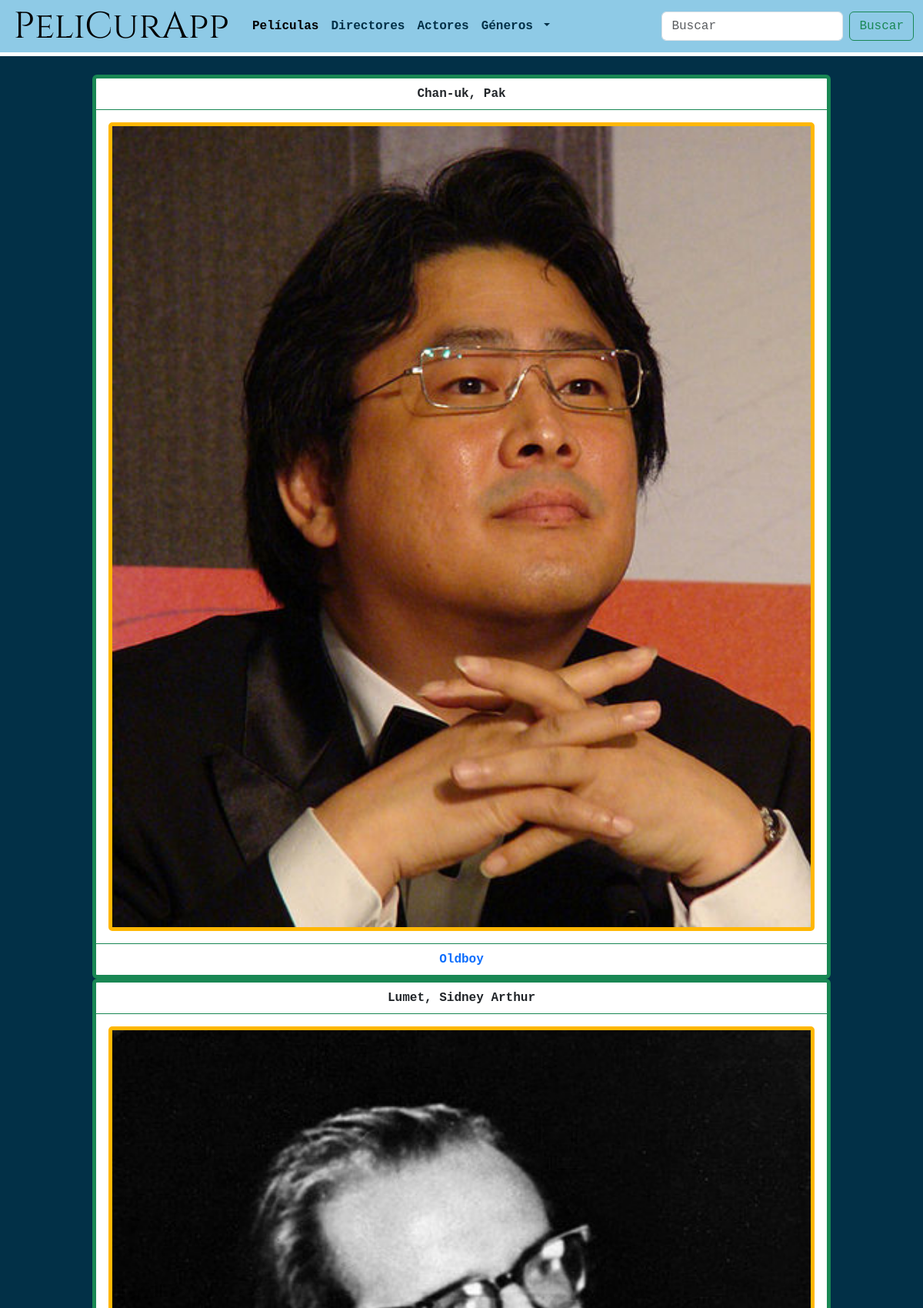
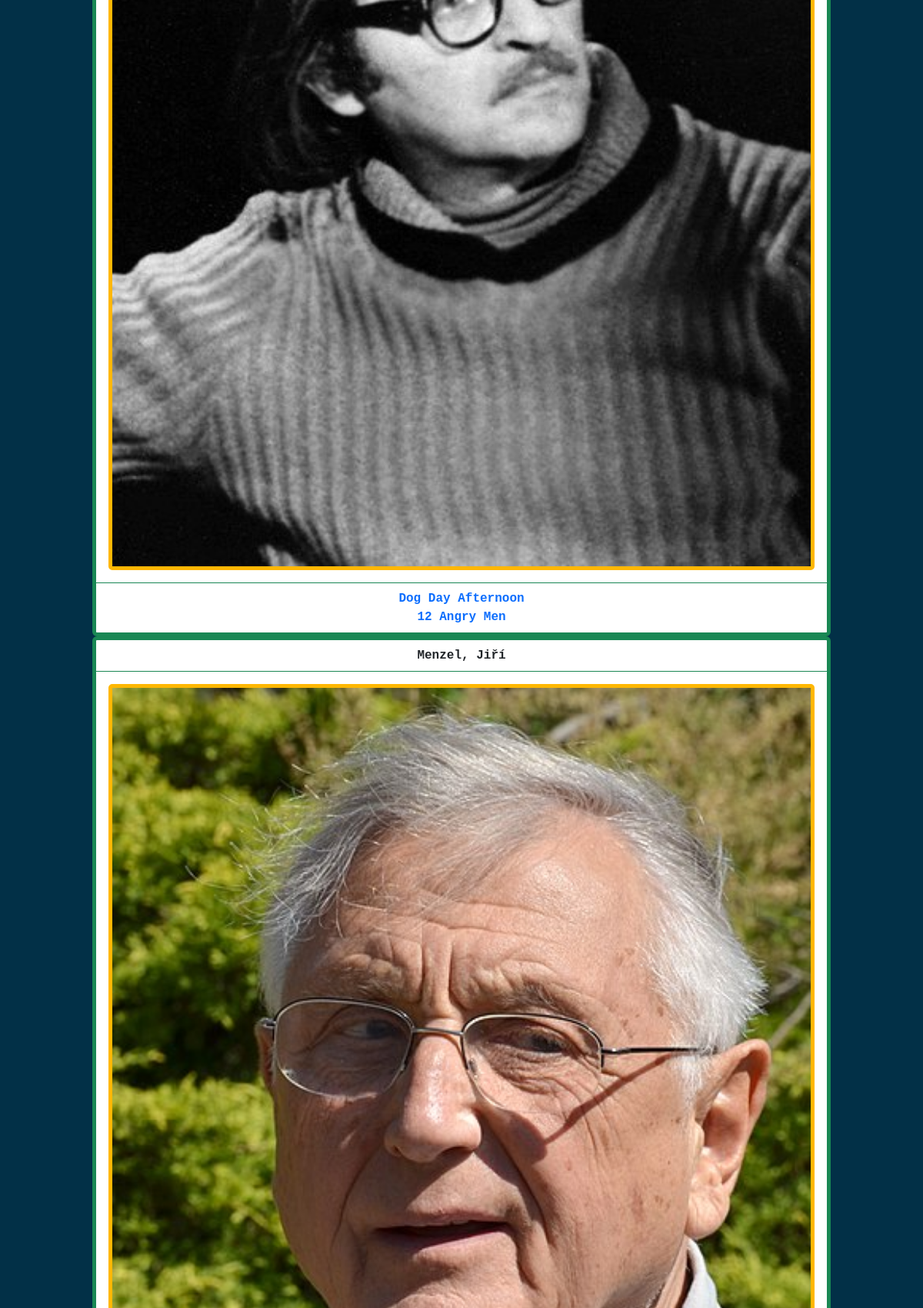
The app's page /pelicurapp/directores/ (upper part) with its own data (2 pictures, top to bottom).
### peliCura/models.py (models this page shows, shortened)
class Persona(models.Model):
    manager = PersonaManager()
    nombre = models.CharField("Nombre", max_length=70) # <input type="text"> en HTML
    apellido = models.CharField("Apellido", max_length=70)
    nombre_artistico = models.CharField("Nombre artístico", max_length=70, null=True, blank=True)
    nacionalidad = CountryField("Nacionalidad", max_length=70)
    foto = models.ImageField("Foto", upload_to='fotos_personas', null=True) # form widget es ClearableFileInput
    fecha_nacimiento = models.DateField("Fecha de nacimiento") # Solo el año
    biografia = models.TextField("Biografía", max_length=300)

class Pelicula(models.Model):
    manager = PeliculaManager()
    titulo = models.CharField("Titulo", max_length=100) # <input type="text"> en HTML
    sinopsis = models.TextField("Sinospis", max_length=500) # <textarea> en HTML
    anio_realizacion = models.DateField("Año estreno") # solo el año
    duracion = models.IntegerField(validators=[
        MinValueValidator(1),
        MaxValueValidator(1240) # 1240 minutos = 24 hs de duración
    ]) # timedelta(days, seconds, miliseconds) en Python
    genero = models.ManyToManyField(Genero) # Relación muchos a muchos con Género
    director = models.ManyToManyField(Persona, related_name="director") # Relación muchos a muchos con Persona
    actor = models.ManyToManyField(Persona, related_name="actor") # Relación muchos a muchos con Persona
    puntuacion = models.FloatField("Puntuacion", default=0) # <input type="number"> y Float
    poster = models.ImageField("Póster", upload_to='posters_peliculas', null=True)

### peliCura/views.py (the view)
# urls.py: path('pelicurapp/directores/', ListadoDirectores.as_view(), name="directores-listado"),
class ListadoDirectores(TemplateView):
   template_name = "listado_directores.html"
   def get_context_data(self, **kwargs: Any) -> Dict[str, Any]:
      context = super().get_context_data(**kwargs)
      personas = Persona.manager.filter(director__isnull=False).distinct().order_by('apellido')
      context['personas'] = personas
      paginador = Paginator(personas, 25)
      page_number = self.request.GET.get("page")
      page_obj = paginador.get_page(page_number)
      context['page_obj'] = page_obj
      context['generoNavBar'] = Genero.manager.all().order_by('nombre')
      return context

### peliCura/templates/listado_directores.html (shortened to what this page needs)
{% extends 'base_template.html' %}
{% load static %}
{% block contenido %}
{% for persona in page_obj %}
<div class="card border-success" style="max-width: 80vw;">
  <div class="card-header bg-transparent border-success">
    {{ persona.apellido }}, {{ persona.nombre }}
  </div>
  <div class="card-body text-success">
    <a href="{% url 'detalle-director-id' persona.id%}">
      <img src="{{ persona.foto.url }}" class="card-img" alt="Foto de la Persona">
    </a>
  </div>
  <div class="card-footer bg-transparent border-success">
    {% for pelicula in persona.director.all %}
      <a href="{% url 'detalle-pelicula-id' pelicula.id %}" >{{ pelicula.titulo }}</a><br>
    {% endfor %}
  </div>
</div>
{% empty %}<p>-- No existen películas para mostrar --</p>
{% endfor %}
{% endblock %}

### peliCura/static/peliCura/css/main.css (style rules this page uses)
:root { --skyBlue: #8ecae6; --blueGreen: #219ebc; --prussianBlue: #023047; --selectiveYellow: #ffb703; --UTOrange: #fb8500; }
body { background-color: var(--prussianBlue); color: var(--selectiveYellow); font-family: monospace; font-weight: bold; }
a:link, a:visited, a:hover, a:active { text-decoration: none; }
.card { margin: auto; display: block; border: 5px solid #023047; }
.card-img { width: 100%; height: auto; border: 5px solid var(--selectiveYellow); }
.card-header, .card-footer, .card-body { text-align: center; }

### records on screen
Persona: apellido "Chan-uk", nombre "Pak", foto (picture)
Pelicula: titulo "Oldboy"
Persona: apellido "Lumet", nombre "Sidney Arthur", foto (picture)
Pelicula: titulo "Dog Day Afternoon"
Pelicula: titulo "12 Angry Men"
Persona: apellido "Menzel", nombre "Jiří", foto (picture)
